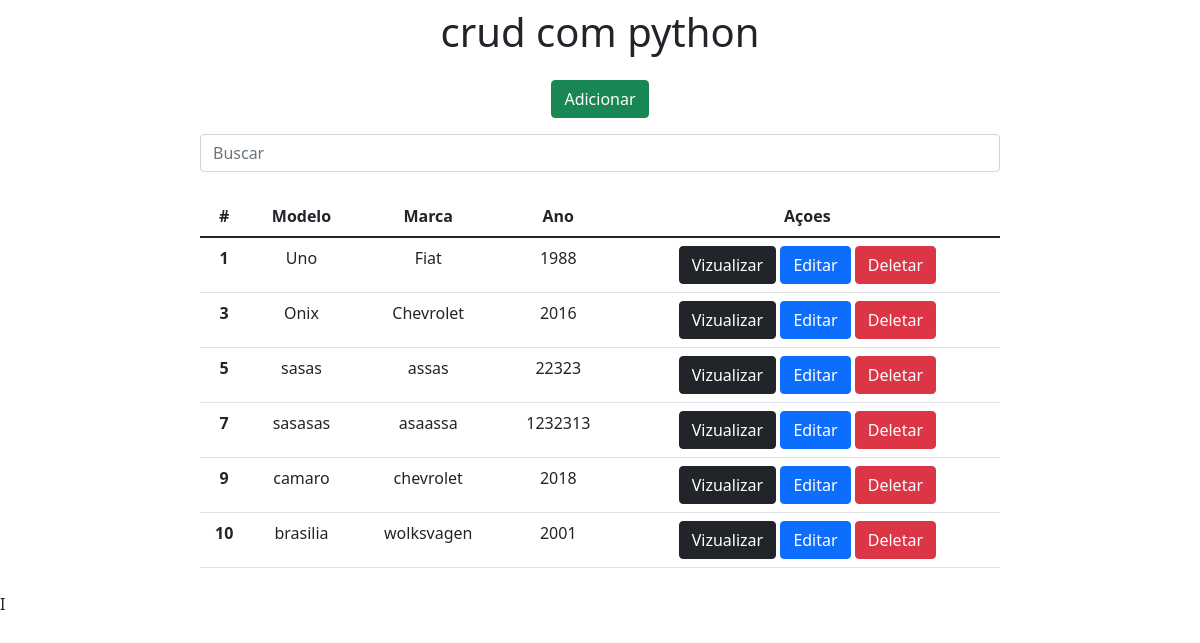
The page / on the database its author committed.
### app/models.py (models this page shows)
class Carros(models.Model):
    objects = None
    Modelo = models.CharField(max_length=150)
    Marca = models.CharField(max_length=100)
    Ano = models.IntegerField()

### app/views.py (the view)
# urls.py: 2. Add a URL to urlpatterns:  path('', views.home, name='home')
def home(request):
    data = {}
    search = request.GET.get('search')
    if search:
        data['db'] = Carros.objects.filter(Modelo__icontains=search)
    else:
        data['db'] = Carros.objects.all()
    return render(request, "index.html", data)

### app/templates/index.html (shortened to what this page needs)
<!DOCTYPE html>
<html lang="pt-br">
<head>
    <link href="https://cdn.jsdelivr.net/npm/bootstrap@5.1.3/dist/css/bootstrap.min.css" rel="stylesheet">
</head>
<body>
    <div class="col-8 m-auto pt-2 pb-2 text-center">
        <h1> crud com python</h1>
    </div>
    <div class="col-8 m-auto pt-2 pb-2 text-center">
        <a href="/form" class="btn btn-success">Adicionar</a>
    </div>
    <div class="col-8 m-auto pt-2 pb-2 text-center">
        <form method="get">
            <input type="text" id="search" name="search" class="form-control" placeholder="Buscar">
        </form>
    </div>
    <div class="col-8 m-auto pt-3 pb-2 text-center">
        <table class="table">
          <thead class="thead-dark">
            <tr>
              <th scope="col">#</th>
              <th scope="col">Modelo</th>
              <th scope="col">Marca</th>
              <th scope="col">Ano</th>
              <th scope="col">Açoes</th>
            </tr>
          </thead>
            {% for dbs in db %}
            <tr>
                <th>{{dbs.id}}</th>
                <td>{{dbs.Modelo}}</td>
                <td>{{dbs.Marca}}</td>
                <td>{{dbs.Ano}}</td>
                <td>
                    <a href="/view/{{dbs.id}}" class="btn btn-dark">Vizualizar</a>
                    <a href="/edit/{{dbs.id}}" class="btn btn-primary">Editar</a>
                    <a href="/delete/{{dbs.id}}" class="btn btn-danger btnDel">Deletar</a>
                </td>
            </tr>
            {% endfor %}
        </table>
    </div>
    {% load static %}
</body>
</html>I

### rows shown on the page
Carros: id "1", Modelo "Uno", Marca "Fiat", Ano "1988"
Carros: id "3", Modelo "Onix", Marca "Chevrolet", Ano "2016"
Carros: id "5", Modelo "sasas", Marca "assas", Ano "22323"
Carros: id "7", Modelo "sasasas", Marca "asaassa", Ano "1232313"
Carros: id "9", Modelo "camaro", Marca "chevrolet", Ano "2018"
Carros: id "10", Modelo "brasilia", Marca "wolksvagen", Ano "2001"
